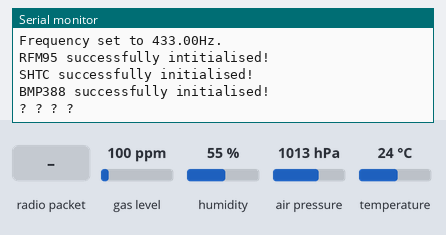
Bench run of a sketch on a simulated Arduino Uno, built with avr-gcc and run on an emulated ATmega328P. Shown: the last lines printed to the serial monitor. The test bench sets the inputs (shaded band); at power-on: gas level 100 ppm, humidity 55 %, air pressure 1013 hPa, temperature 24 °C. No radio packets arrive unless stated.

Above: at 1.7 s.
1.8 s: radio packet "1" arrives
At 2.7 s:
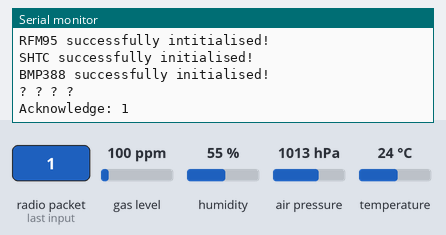
5.6 s: radio packet "0" arrives
At 6.6 s:
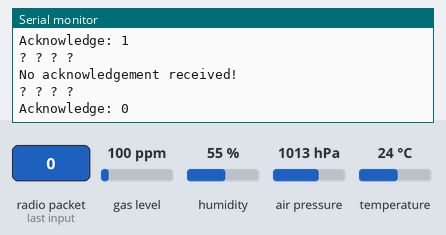

Measured:
- after the input at 1.8 s, the serial monitor: prints a new line at once (image 1)
- after the input at 5.6 s, the serial monitor: prints a new line at once (image 2)

The sketch:

Experiment_2_TX.ino
```cpp
/*
 * Programmer: Justin Lam
 * Date: 03/03/24
 * Description: Transmit humidity, temeprature data via Lo-Ra radio.
*/

#include <SPI.h>
#include <Wire.h>
#include <RH_RF95.h>
#include <Adafruit_SHTC3.h>
#include <Adafruit_Sensor.h>
#include <Adafruit_BMP3XX.h>
/*
 *--------------------------------------------*
 * Add any necessary library inclusions here. *
 *--------------------------------------------*
*/

#define RFM95_IRQ 3 // RFM95 interrupt pin.
#define RFM95_RST 4 // RFM95 reset pin.
#define RFM95_CS 8 // RFM95 slave select pin.
#define RFM95_FREQ 433.0 // Radio frequency of 433Hz.
#define SEA_LEVEL_PRESSURE_HPA (1013.25) // Atmospheric pressure at sea level.
/*
 *---------------------------------------------------------------------------------*
 * Add preprocessor definitions here.                                              *
 * All definitions must be named in all caps separated by an underscore character. *
 * Example: "#define MY_DEFINITION 0".                                             *
 *---------------------------------------------------------------------------------*
*/

/*
 *------------------------------------------------------------------------*
 * Add any function forward declarations here.                            *
 * Function names should be in camel case: "void myFunction();".          *
 * The order of arguments are as follows: int->float->char->string->bool. *
 *------------------------------------------------------------------------*
 */

uint8_t buffLen = 0;
uint8_t dataLen = 0;
uint8_t buffer[RH_RF95_MAX_MESSAGE_LEN] = { 0 };
uint8_t data[RH_RF95_MAX_MESSAGE_LEN] = { 0 };
sensors_event_t humi, temp;
/*
 *-------------------------------------------------------------------------*
 * Add any variables that are need to store sensor data here.              *
 * The order of variables are as follows: int->float->char->string->bool.  *
 * Always decalre and initialise your variables with a default value.      *
 * You do not need to intialise any custom datatype with a default value.  *
 * Use camel case for variable names: "int myVariable = 0;".               *
 *-------------------------------------------------------------------------*
*/

RH_RF95 rfm95(RFM95_CS, RFM95_IRQ); // Decalre RFM95 radio object.
Adafruit_SHTC3 shtc3 = Adafruit_SHTC3(); // Decalre SHTC3 sensor object.
Adafruit_BMP3XX bmp388; // Decalre BMP388 sensor object.
/*
 *---------------------------------------------*
 * Add any object decalrations here.           *
 * Name of object should be in all lower case. *
 *---------------------------------------------*
*/

void setup() {
  Serial.begin(115200); // Intialise serial communication.
  pinMode(RFM95_RST, OUTPUT); // Set RFM95 reset pin to output.
  // Reset the RFM95 radio.
  digitalWrite(RFM95_RST, HIGH);
  delay(20);
  digitalWrite(RFM95_RST, LOW);
  delay(10);
  digitalWrite(RFM95_RST, HIGH);
  delay(10);

  // Initialise the RFM95 radio.
  while (!rfm95.init()) {
    Serial.println("Error: Failed to initialise RFM95!");
    Serial.println("Retrying...");
    delay(1000);
  }

  // Set the frequency of the RFM95 radio.
  while (!rfm95.setFrequency(RFM95_FREQ)) {
    Serial.println("Error: Failed to set frequency to to 433HZ!");
    Serial.println("Retrying...");
    delay(1000);
  }

  // Print the frequency to serial monitor.
  Serial.print("Frequency set to ");
  Serial.print(RFM95_FREQ);
  Serial.println("Hz.");
  rfm95.setTxPower(23, false); // Set the transmission power level.
  Serial.println("RFM95 successfully intitialised!");

  // Initialise the SHTC3.
  while (!shtc3.begin()) {
    Serial.println("Error: Failed to initialise SHTC3!");
    Serial.println("Retrying...");
    delay(1000);
  }

  Serial.println("SHTC successfully initialised!");

  // Initialise the BMP388.
  while (!bmp388.begin_I2C()) {
    Serial.println("Error: Failed to initialise BMP388!");
    Serial.println("Retrying...");
    delay(1000);
  }

  bmp388.setTemperatureOversampling(BMP3_OVERSAMPLING_8X);
  bmp388.setPressureOversampling(BMP3_OVERSAMPLING_4X);
  bmp388.setIIRFilterCoeff(BMP3_IIR_FILTER_COEFF_3);
  bmp388.setOutputDataRate(BMP3_ODR_50_HZ);
  Serial.println("BMP388 successfully initialised!");
  /*
   *------------------------------------------------------------------------*
   * Add the initialisation of any modules here.                            *
   * Use a while loop to check for the intiialisation status as done above. *
   * Use a delay of 1s when retrying initialisation.                        *
   *------------------------------------------------------------------------*
  */

  delay(500);

}

void loop() {
  shtc3.getEvent(&humi, &temp);

  if (!bmp388.performReading()) {
    Serial.println("Error: Failed to perform BMP388 reading!");
  }
  /*
   *--------------------------*
   * Add sensor reading here. *
   *--------------------------*
  */

  // Format a string that contains the data separated by spaces.
  dataLen = sprintf((char *)data, "%f %f %f %f", humi.relative_humidity, temp.temperature, (float)(bmp388.pressure / 100.0), (float)bmp388.readAltitude(SEA_LEVEL_PRESSURE_HPA));
  /*
   *-----------------------------------------------------------------------------------------------------------------------------------------------*
   * The data is stored in an array of unsigned 8-bit integers, where the individual characters are stored in ASCII values.                        *
   * When formatting the string, the array of integers is type casted into an array of characters.                                                 *
   * To add data to the data string just add the neccessay format specifier in the 2nd argument followed by the variable name in the 3rd argument. *
   *-----------------------------------------------------------------------------------------------------------------------------------------------*
   */
  Serial.println((char *)data); // Print data to serial monitor.
  rfm95.send(data, dataLen); // Send transmit the data.
  delay(20);
  rfm95.waitPacketSent(); // Wait until the data has been transmitted.
  buffLen = sizeof(buffer);

  // Receive the acknowledgement packet.
  if (rfm95.waitAvailableTimeout(1000)) {
    if (rfm95.recv(buffer, &buffLen)) {
      Serial.print("Acknowledge: ");
      Serial.println((char *)buffer); // Print out the acknowledgement packet on the serial monitor.
    }
    else { // Print failure message if acknowledgement packet has failed.
      Serial.println("Failed to confirm acknowledgement!");
    }
  }
  else{
    Serial.println("No acknowledgement received!");
  }

  delay(1000);
}
```
